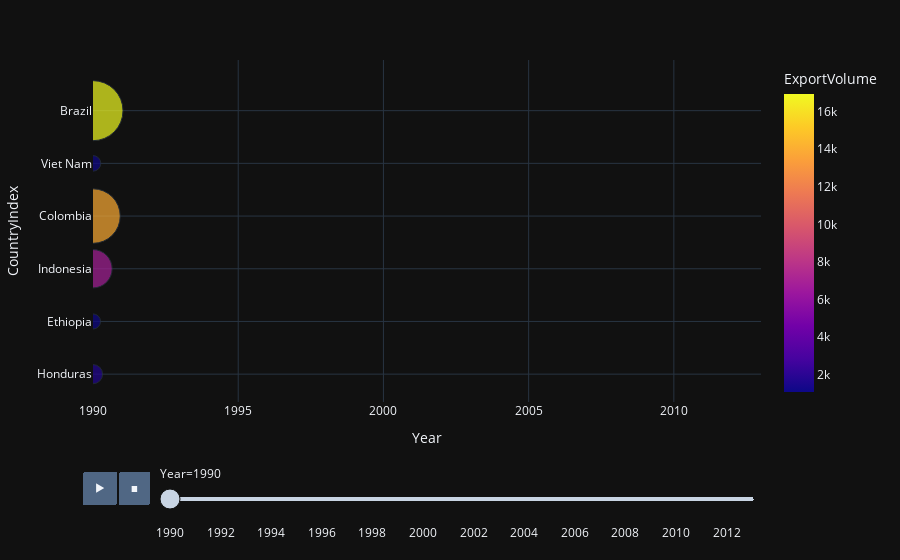

The notebook cell this image was saved under:
### Code cell
df = pd.read_csv('exports-calendar-year.csv')
selected_countries = ['Brazil', 'Viet Nam', 'Colombia', 'Indonesia', 'Ethiopia', 'Honduras']
df = df[df['exports'].isin(selected_countries)]

country_y_positions = {
    'Brazil': 600,
    'Viet Nam': 500,
    'Colombia': 400,
    'Indonesia': 300,
    'Ethiopia': 200,
    'Honduras': 100
}
df['CountryIndex'] = df['exports'].map(country_y_positions)

df_long = df.melt(id_vars=['exports', 'CountryIndex'], var_name='Year', value_name='ExportVolume')
df_long['Year'] = df_long['Year'].astype(int)
df_long = df_long[df_long['Year'] <= 2013]

fig = px.scatter(df_long, x='Year', y='CountryIndex', size='ExportVolume', color='ExportVolume',
                 hover_name='exports', animation_frame='Year',
                 size_max=60, range_x=[df_long['Year'].min(), df_long['Year'].max()])

fig.update_yaxes(tickvals=list(country_y_positions.values()), ticktext=list(country_y_positions.keys()))

fig.show()

### Figure 1 — Plotly figure (JSON) as saved in the notebook; plotly's stock layout.template omitted (floating-point values rounded to 4 significant figures)
{"data": [{"hovertemplate": "<b>%{hovertext}</b><br><br>Year=%{x}<br>CountryIndex=%{y}<br>ExportVolume=%{marker.color}<extra></extra>", "hovertext": ["Brazil", "Colombia", "Ethiopia", "Honduras", "Indonesia", "Viet Nam"], "legendgroup": "", "marker": {"color": [16940.0, 13940.0, 1074.0, 1735.0, 6903.0, 1145.0], "coloraxis": "coloraxis", "size": [16940.0, 13940.0, 1074.0, 1735.0, 6903.0, 1145.0], "sizemode": "area", "sizeref": 9.391, "symbol": "circle"}, "mode": "markers", "name": "", "orientation": "v", "showlegend": false, "x": [1990, 1990, 1990, 1990, 1990, 1990], "xaxis": "x", "y": [600, 400, 200, 100, 300, 500], "yaxis": "y", "type": "scatter"}], "layout": {"xaxis": {"anchor": "y", "domain": [0.0, 1.0], "title": {"text": "Year"}, "range": [1990, 2013], "categoryorder": "array", "categoryarray": [1990, 1991, 1992, 1993, 1994, 1995, 1996, 1997, 1998, 1999, 2000, 2001, 2002, 2003, 2004, 2005, 2006, 2007, 2008, 2009, 2010, 2011, 2012, 2013]}, "yaxis": {"anchor": "x", "domain": [0.0, 1.0], "title": {"text": "CountryIndex"}, "tickvals": [600, 500, 400, 300, 200, 100], "ticktext": ["Brazil", "Viet Nam", "Colombia", "Indonesia", "Ethiopia", "Honduras"]}, "coloraxis": {"colorbar": {"title": {"text": "ExportVolume"}}, "colorscale": [[0.0, "#0d0887"], [0.1111, "#46039f"], [0.2222, "#7201a8"], [0.3333, "#9c179e"], [0.4444, "#bd3786"], [0.5556, "#d8576b"], [0.6667, "#ed7953"], [0.7778, "#fb9f3a"], [0.8889, "#fdca26"], [1.0, "#f0f921"]]}, "legend": {"tracegroupgap": 0, "itemsizing": "constant"}, "margin": {"t": 60}, "updatemenus": [{"buttons": [{"args": [null, {"frame": {"duration": 500, "redraw": false}, "mode": "immediate", "fromcurrent": true, "transition": {"duration": 500, "easing": "linear"}}], "label": "&#9654;", "method": "animate"}, {"args": [[null], {"frame": {"duration": 0, "redraw": false}, "mode": "immediate", "fromcurrent": true, "transition": {"duration": 0, "easing": "linear"}}], "label": "&#9724;", "method": "animate"}], "direction": "left", "pad": {"r": 10, "t": 70}, "showactive": false, "type": "buttons", "x": 0.1, "xanchor": "right", "y": 0, "yanchor": "top"}], "sliders": [{"active": 0, "currentvalue": {"prefix": "Year="}, "len": 0.9, "pad": {"b": 10, "t": 60}, "steps": [{"args": [["1990"], {"frame": {"duration": 0, "redraw": false}, "mode": "immediate", "fromcurrent": true, "transition": {"duration": 0, "easing": "linear"}}], "label": "1990", "method": "animate"}, {"args": [["1991"], {"frame": {"duration": 0, "redraw": false}, "mode": "immediate", "fromcurrent": true, "transition": {"duration": 0, "easing": "linear"}}], "label": "1991", "method": "animate"}, {"args": [["1992"], {"frame": {"duration": 0, "redraw": false}, "mode": "immediate", "fromcurrent": true, "transition": {"duration": 0, "easing": "linear"}}], "label": "1992", "method": "animate"}, {"args": [["1993"], {"frame": {"duration": 0, "redraw": false}, "mode": "immediate", "fromcurrent": true, "transition": {"duration": 0, "easing": "linear"}}], "label": "1993", "method": "animate"}, {"args": [["1994"], {"frame": {"duration": 0, "redraw": false}, "mode": "immediate", "fromcurrent": true, "transition": {"duration": 0, "easing": "linear"}}], "label": "1994", "method": "animate"}, {"args": [["1995"], {"frame": {"duration": 0, "redraw": false}, "mode": "immediate", "fromcurrent": true, "transition": {"duration": 0, "easing": "linear"}}], "label": "1995", "method": "animate"}, {"args": [["1996"], {"frame": {"duration": 0, "redraw": false}, "mode": "immediate", "fromcurrent": true, "transition": {"duration": 0, "easing": "linear"}}], "label": "1996", "method": "animate"}, {"args": [["1997"], {"frame": {"duration": 0, "redraw": false}, "mode": "immediate", "fromcurrent": true, "transition": {"duration": 0, "easing": "linear"}}], "label": "1997", "method": "animate"}, {"args": [["1998"], {"frame": {"duration": 0, "redraw": false}, "mode": "immediate", "fromcurrent": true, "transition": {"duration": 0, "easing": "linear"}}], "label": "1998", "method": "animate"}, {"args": [["1999"], {"frame": {"duration": 0, "redraw": false}, "mode": "immediate", "fromcurrent": true, "transition": {"duration": 0, "easing": "linear"}}], "label": "1999", "method": "animate"}, {"args": [["2000"], {"frame": {"duration": 0, "redraw": false}, "mode": "immediate", "fromcurrent": true, "transition": {"duration": 0, "easing": "linear"}}], "label": "2000", "method": "animate"}, {"args": [["2001"], {"frame": {"duration": 0, "redraw": false}, "mode": "immediate", "fromcurrent": true, "transition": {"duration": 0, "easing": "linear"}}], "label": "2001", "method": "animate"}, {"args": [["2002"], {"frame": {"duration": 0, "redraw": false}, "mode": "immediate", "fromcurrent": true, "transition": {"duration": 0, "easing": "linear"}}], "label": "2002", "method": "animate"}, {"args": [["2003"], {"frame": {"duration": 0, "redraw": false}, "mode": "immediate", "fromcurrent": true, "transition": {"duration": 0, "easing": "linear"}}], "label": "2003", "method": "animate"}, {"args": [["2004"], {"frame": {"duration": 0, "redraw": false}, "mode": "immediate", "fromcurrent": true, "transition": {"duration": 0, "easing": "linear"}}], "label": "2004", "method": "animate"}, {"args": [["2005"], {"frame": {"duration": 0, "redraw": false}, "mode": "immediate", "fromcurrent": true, "transition": {"duration": 0, "easing": "linear"}}], "label": "2005", "method": "animate"}, {"args": [["2006"], {"frame": {"duration": 0, "redraw": false}, "mode": "immediate", "fromcurrent": true, "transition": {"duration": 0, "easing": "linear"}}], "label": "2006", "method": "animate"}, {"args": [["2007"], {"frame": {"duration": 0, "redraw": false}, "mode": "immediate", "fromcurrent": true, "transition": {"duration": 0, "easing": "linear"}}], "label": "2007", "method": "animate"}, {"args": [["2008"], {"frame": {"duration": 0, "redraw": false}, "mode": "immediate", "fromcurrent": true, "transition": {"duration": 0, "easing": "linear"}}], "label": "2008", "method": "animate"}, {"args": [["2009"], {"frame": {"duration": 0, "redraw": false}, "mode": "immediate", "fromcurrent": true, "transition": {"duration": 0, "easing": "linear"}}], "label": "2009", "method": "animate"}, {"args": [["2010"], {"frame": {"duration": 0, "redraw": false}, "mode": "immediate", "fromcurrent": true, "transition": {"duration": 0, "easing": "linear"}}], "label": "2010", "method": "animate"}, {"args": [["2011"], {"frame": {"duration": 0, "redraw": false}, "mode": "immediate", "fromcurrent": true, "transition": {"duration": 0, "easing": "linear"}}], "label": "2011", "method": "animate"}, {"args": [["2012"], {"frame": {"duration": 0, "redraw": false}, "mode": "immediate", "fromcurrent": true, "transition": {"duration": 0, "easing": "linear"}}], "label": "2012", "method": "animate"}, {"args": [["2013"], {"frame": {"duration": 0, "redraw": false}, "mode": "immediate", "fromcurrent": true, "transition": {"duration": 0, "easing": "linear"}}], "label": "2013", "method": "animate"}], "x": 0.1, "xanchor": "left", "y": 0, "yanchor": "top"}]}}
